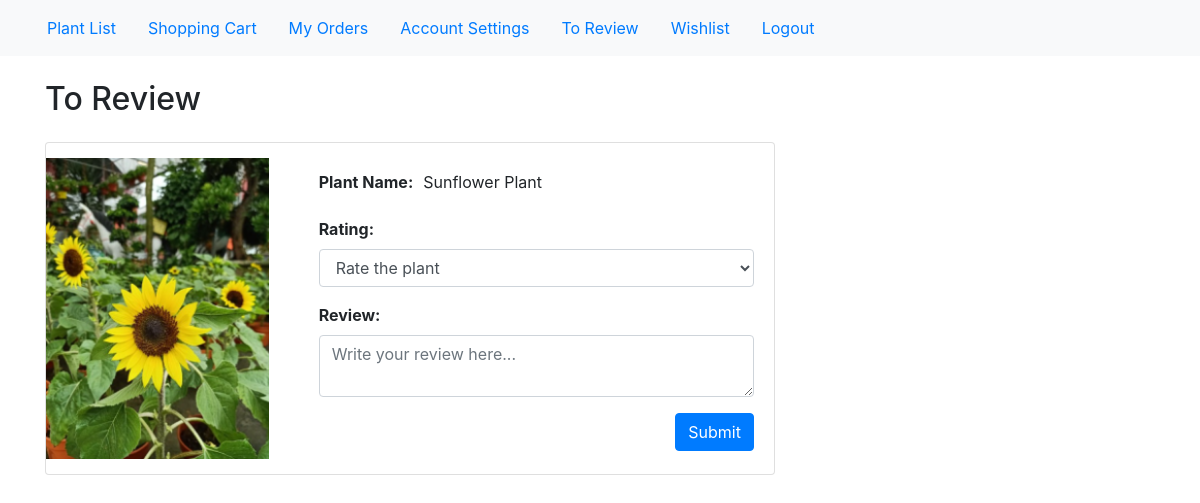
The app's page /to_review/ (signed in), older data.
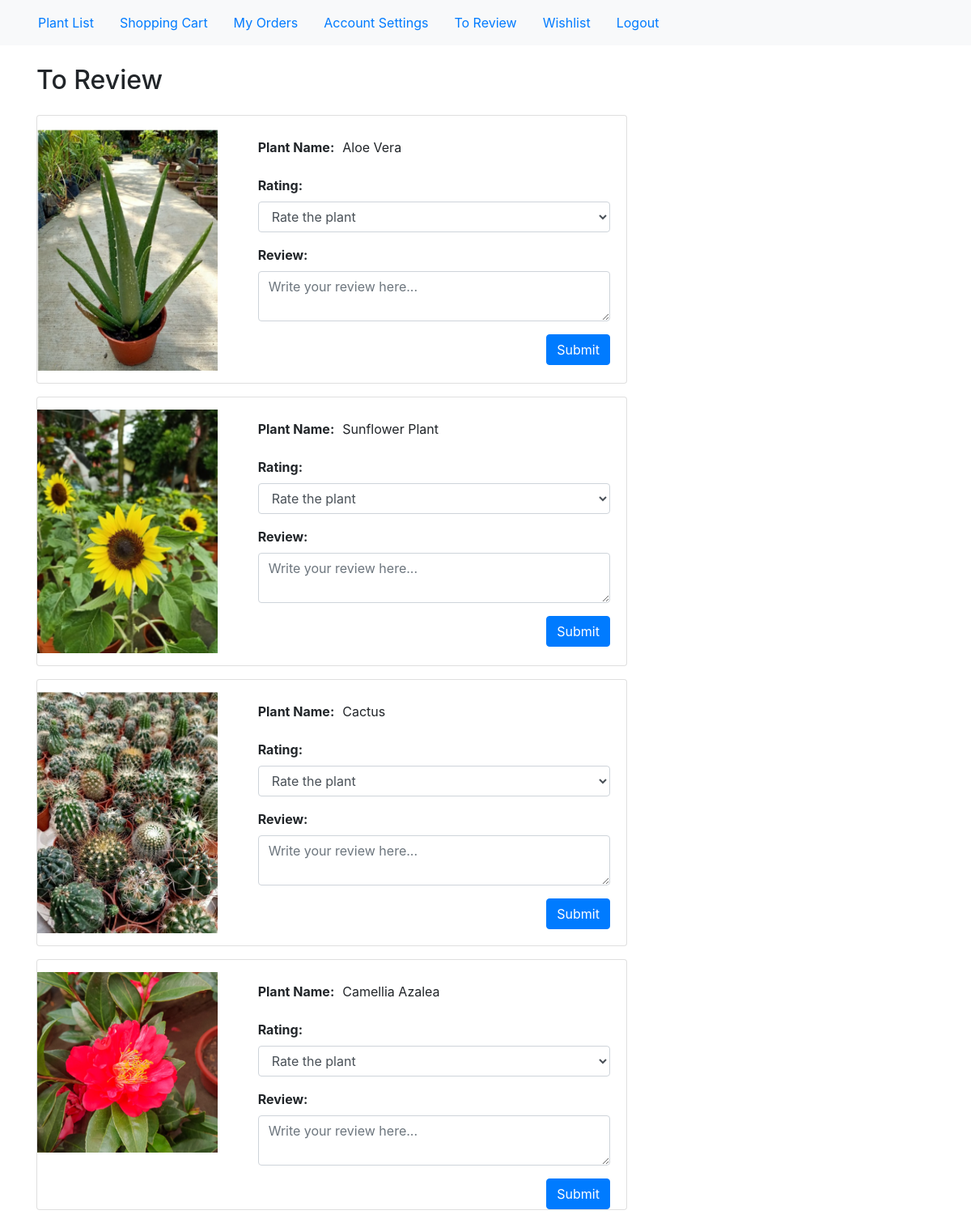
The same page, newer data.
### app/models.py (models this page shows, shortened)
class OrderItem(models.Model):
    order = models.ForeignKey(Order, on_delete=models.CASCADE, related_name='order_items')
    plant = models.ForeignKey(Plant, on_delete=models.CASCADE, related_name='order_items')
    plant_quantity = models.PositiveIntegerField(validators=[MinValueValidator(1), MaxValueValidator(50)])
    order_item_price = models.DecimalField(max_digits=5, decimal_places=2)
    to_review = models.BooleanField(default=True)

class Plant(models.Model):
    plant_name = models.CharField(max_length=80)
    plant_image = models.ImageField(upload_to='plant/')
    plant_description = models.CharField(max_length=500)
    plant_price = models.DecimalField(max_digits=5, decimal_places=2)
    plant_availability = models.PositiveIntegerField(validators=[MinValueValidator(1), MaxValueValidator(999)])

### app/views.py (the view)
# urls.py: path('to_review/', views.to_review, name='to_review'),
@login_required
def to_review(request):
    customer = request.user.customer_profile
    order_items_to_review = OrderItem.objects.filter(
        order__customer=customer,
        to_review=True
    ).select_related('plant')
    plants_reviewed = set()
    unique_order_items_to_review = []
    for item in order_items_to_review:
        if item.plant not in plants_reviewed:
            unique_order_items_to_review.append(item)
            plants_reviewed.add(item.plant)
    return render(request, 'to_review.html', {'order_items_to_review': unique_order_items_to_review})

### app/templates/to_review.html (shortened to what this page needs)
<!DOCTYPE html>
<html lang="en">
<head>
    <link href="https://stackpath.bootstrapcdn.com/bootstrap/4.5.2/css/bootstrap.min.css" rel="stylesheet">
</head>
<body>
    <nav class="navbar navbar-expand-lg navbar-light bg-light">
        <div class="container-fluid">
            <div class="collapse navbar-collapse" id="navbarNav">
                <a class="nav-link active" aria-current="page" href="{% url 'plant_list' %}">Plant List</a>
                <a class="nav-link active" aria-current="page" href="{% url 'view_cart' %}">Shopping Cart</a>
                <a class="nav-link active" aria-current="page" href="{% url 'my_orders' %}">My Orders</a>
                <a class="nav-link active" aria-current="page" href="{% url 'account_settings' %}">Account Settings</a>
                <a class="nav-link active" aria-current="page" href="{% url 'to_review' %}">To Review</a>
                <a class="nav-link active" aria-current="page" href="{% url 'view_wishlist' %}">Wishlist</a>
                <a class="nav-link" href="#">Logout</a>
            </div>
        </div>
    </nav>
    <div class="container mt-4">
        <h2 class="mb-4">To Review</h2>
        {% for item in order_items_to_review %}
        <div class="row">
            <div class="col-lg-8">
                <div class="card mb-3">
                    <div class="row g-0">
                        <div class="col-md-4" style="padding: 15px;">
                            <img src="{{ item.plant.plant_image.url }}" alt="{{ item.plant.plant_name }}"
                                 class="img-fluid" style="width: 100%; height: auto;">
                        </div>
                        <div class="col-md-8">
                            <div class="card-body">
                                <form action="{% url 'submit_review' item.id %}" method="post">
                                    <div class="form-row align-items-center mb-3">
                                        <div class="col-auto">
                                            <label for="plantName{{ forloop.counter }}" class="col-form-label"><strong>Plant Name:</strong></label>
                                        </div>
                                        <div class="col">
                                            <input type="text" id="plantName{{ forloop.counter }}" class="form-control-plaintext" readonly
                                                   value="{{ item.plant.plant_name }}">
                                        </div>
                                    </div>
                                    <div class="form-group mb-3">
                                        <label for="rating{{ forloop.counter }}"><strong>Rating:</strong></label>
                                        <select name="rating" id="rating{{ forloop.counter }}" class="form-control" required>
                                            <option value="">Rate the plant</option>
                                        </select>
                                    </div>
                                    <div class="form-group mb-3">
                                        <label for="review{{ forloop.counter }}"><strong>Review:</strong></label>
                                        <textarea name="comment" id="review{{ forloop.counter }}" class="form-control"
                                            placeholder="Write your review here..." required></textarea>
                                    </div>
                                    <button type="submit" class="btn btn-primary float-right">Submit</button>
                                </form>
                            </div>
                        </div>
                    </div>
                </div>
            </div>
        </div>
        {% empty %}
        <div class="alert alert-warning" role="alert">
            You have no items to review.
        </div>
        {% endfor %}
    </div>

Row changes from the older to the newer data that the page shows:
added OrderItem: plant.plant_image (picture), plant.plant_name "Aloe Vera"
added OrderItem: plant.plant_image (picture), plant.plant_name "Cactus"
added OrderItem: plant.plant_image (picture), plant.plant_name "Camellia Azalea"
